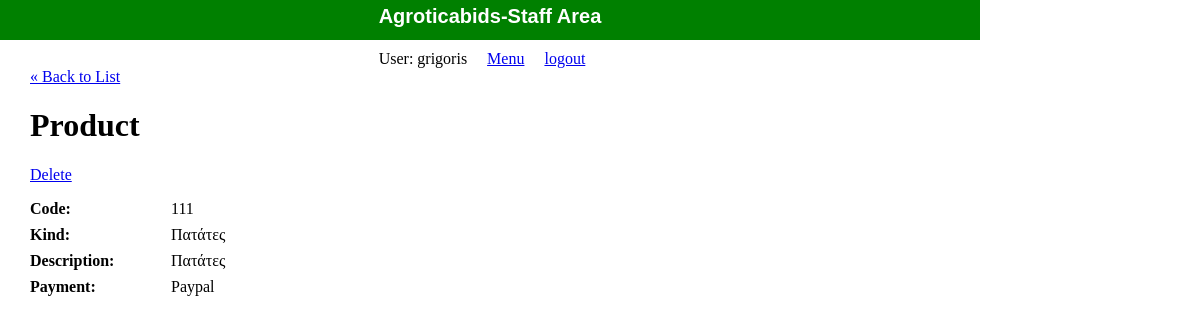
Page /public/staff/products/show.php?id=111 (signed in) on the committed database.
### tables this page shows
CREATE TABLE `products` (
  `code` int(11) NOT NULL,
  `kind` varchar(255) DEFAULT NULL,
  `description` text,
  `payment` text
);

### private/functions.php (called while the page is built, shortened)
<?php
function url_for($script_path) {
  return WWW_ROOT . $script_path;
}
function u($string="") {
  return urlencode($string);
}
function h($string="") {
  return htmlspecialchars($string);
}
?>

### private/database.php (called while the page is built, shortened)
<?php
  function db_escape($connection, $string) {
    return mysqli_real_escape_string($connection, $string);
  }
?>

### private/query_functions.php (called while the page is built, shortened)
<?php
    function find_product_by_id($id) {
      global $db;
      $sql = "SELECT * FROM products ";
      $sql .= "WHERE code='" . db_escape($db, $id) . "'";
      $result = mysqli_query($db, $sql);
      $product = mysqli_fetch_assoc($result);
      return $product;
    }
  ?>

### public/staff/products/show.php (the view, shortened to what this page needs)
<?php
$id = $_GET['id'] ?? '';
$product = find_product_by_id($id);
?>
<?php include(SHARED_PATH . '/staff_header.php'); ?>
<div id="content">
  <a class="back-link" href="<?php echo url_for('/staff/products/index.php'); ?>">&laquo; Back to List</a>
  <div class="product show">
    <h1>Product</h1>
    <div class="actions">
      <a class="action" href="<?php echo url_for('/staff/$products/delete.php?id=' . h(u($product['code']))); ?>">Delete</a>
    </div>
    <div class="attributes">
      <dl>
        <dt>Code:</dt>
        <dd><?php echo h($product['code']); ?></dd>
      </dl>
      <dl>
        <dt>Kind:</dt>
        <dd><?php echo h($product['kind']); ?></dd>
      </dl>
      <dl>
        <dt>Description:</dt>
        <dd><?php echo h($product['description']); ?></dd>
      </dl>
      <dl>
        <dt>Payment:</dt>
        <dd><?php echo h($product['payment']); ?></dd>
      </dl>
    </div>
  </div>
</div>

### public/stylesheets/staff.css (style rules this page uses)
html { height: 100%; width: 100%; }
body { height: 980px; width: 100%; margin: 0; padding: 0; }
#content { width: 920px; min-height: 500px; padding: 0 30px; }
.actions { margin-bottom: 1em; }
dl { clear: both; overflow: hidden; margin: 0.5em 0; }
dt { float: left; font-weight: bold; width: 125px; }
dd { float: left; margin-left: 1em; }

### rows in the picture
products: code "111", kind "Πατάτες", description "Πατάτες", payment "Paypal"

### other values in the picture
$_SESSION['username'] "grigoris"
